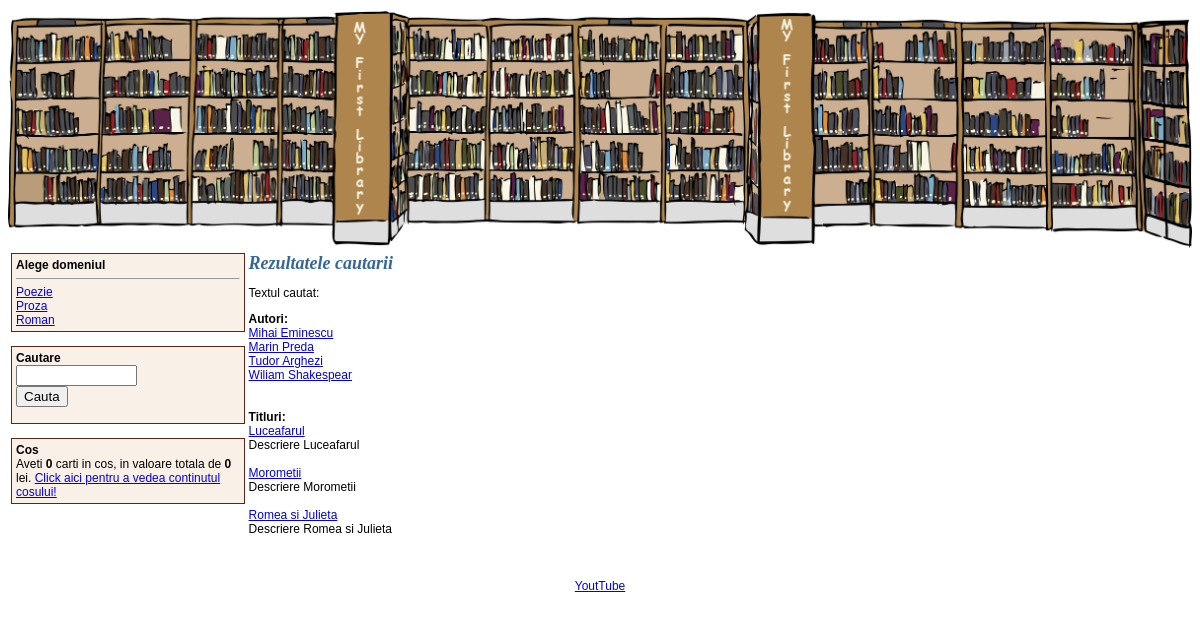
Screenshot of /search.php with the database file from the repository.
### tables this page shows
CREATE TABLE domenii (
  `id_domeniu`   INT  NOT NULL AUTO_INCREMENT PRIMARY KEY UNIQUE,
  `nume_domeniu` TEXT NOT NULL
);

CREATE TABLE autori (
  `id_autor`   INT  NOT NULL AUTO_INCREMENT PRIMARY KEY UNIQUE,
  `nume_autor` TEXT NOT NULL
);

CREATE TABLE carti (
  `id_carte`   INT    NOT NULL AUTO_INCREMENT PRIMARY KEY UNIQUE,
  `id_autor`   INT    NOT NULL,
  `id_domeniu` INT    NOT NULL,
  `titlu`      TEXT   NOT NULL,
  `descriere`  TEXT   NOT NULL,
  `data`       DATE   NOT NULL,
  `pret`       DOUBLE NOT NULL
);

### search.php (the view, shortened to what this page needs)
<?php
    include("connect_db.php");
    include("page_top.php");
    include("menu.php");
    $cuvant = $_GET['cuvant'];
?>
<td valign="top">
    <h1>Rezultatele cautarii</h1>
    <p>Textul cautat: <b><?= $cuvant ?></b></p>
    <b>Autori: </b>
    <?php
        $sql     = "SELECT id_autor, nume_autor FROM autori WHERE nume_autor LIKE '%" . $cuvant . "%'";
        $resursa = mysqli_query($db, $sql);
        if (mysqli_num_rows($resursa) == 0)
        {
            print "<i>Nici un rezultat</i>";
        }
        else
            print "<br>";
        while ($row = mysqli_fetch_array($resursa))
        {
            print '<a href="autor.php?id_autor=' . $row['id_autor'] . '">' . $row['nume_autor'] . '</a><br>';
        }
    ?>
    <br><br>
    <b>Titluri:</b>
    <?php
        $sql     = "SELECT id_carte, titlu, descriere FROM carti WHERE titlu LIKE '%" . $cuvant . "%'";
        $resursa = mysqli_query($db, $sql);
        if (mysqli_num_rows($resursa) == 0)
        {
            print "<i>Nici un rezultat</i>";
        }
        else
            print "<br>";
        while ($row = mysqli_fetch_array($resursa))
        {
            print '<a href="carte.php?id_carte=' . $row['id_carte'] . '">' . $row['titlu'] . '</a><br>' . $row['descriere'] . '<br><br>';
        }
    ?>
    <br>
</td>
<?php
    include("page_bottom.php");
?>

### menu.php (shortened to what this page needs)
<td valign="top" width="20%">
    <div style="width: 96%; background-color:#F9F1E7; padding:4px; border: solid #632415 1px">
        <b>Alege domeniul</b>
        <HR size="1">
        <?php
            $sql     = "SELECT nume_domeniu FROM domenii ORDER BY nume_domeniu ASC";
            $resursa = mysqli_query($db, $sql);
            while ($row = mysqli_fetch_array($resursa))
            {
                print '<a href="domain.php?nume_domeniu=' . $row['nume_domeniu'] . '">' . $row['nume_domeniu'] . '</a><br>';
            }
        ?>
    </div>
    <br>
    <div style="width:96%; background-color:#F9F1E7; padding:4px; border:solid #632415 1px">
        <form action="search.php" method="GET">
            <b>Cautare</b><br>
            <input type="text" name="cuvant" size="12" width="100%"><br>
            <input type="submit" value="Cauta" width="100%">
        </form>
    </div>
    <br>
    <div style="width: 96%; background-color: #F9F1E7; padding: 4px; border: solid #632415 1px">
        <b>Cos</b><br>
        <?php
            $nrCarti      = 0;
            $totalValoare = 0;
        ?>
        Aveti <b><?= $nrCarti ?></b> carti in cos, in valoare totala de <b><?= $totalValoare ?></b> lei.
        <a href="shopping_cart.php">Click aici pentru a vedea continutul cosului!</a>
    </div>
</td>

### page_top.php (style rules this page uses)
body, p, td { font-family: Verdana, Arial, sans-serif; font-size: 12px; }
h1 { font-family: Times New Roman, Times, serif; font-size: 18px; font-weight: bold; color: #336699; font-style: italic; }

### rows the page displays
domenii: nume_domeniu "Poezie"
domenii: nume_domeniu "Proza"
domenii: nume_domeniu "Roman"
autori: nume_autor "Mihai Eminescu"
autori: nume_autor "Marin Preda"
autori: nume_autor "Tudor Arghezi"
autori: nume_autor "Wiliam Shakespear"
carti: titlu "Luceafarul", descriere "Descriere Luceafarul"
carti: titlu "Morometii", descriere "Descriere Morometii"
carti: titlu "Romea si Julieta", descriere "Descriere Romea si Julieta"

### other values shown
$nrCarti "0"
$totalValoare "0"
